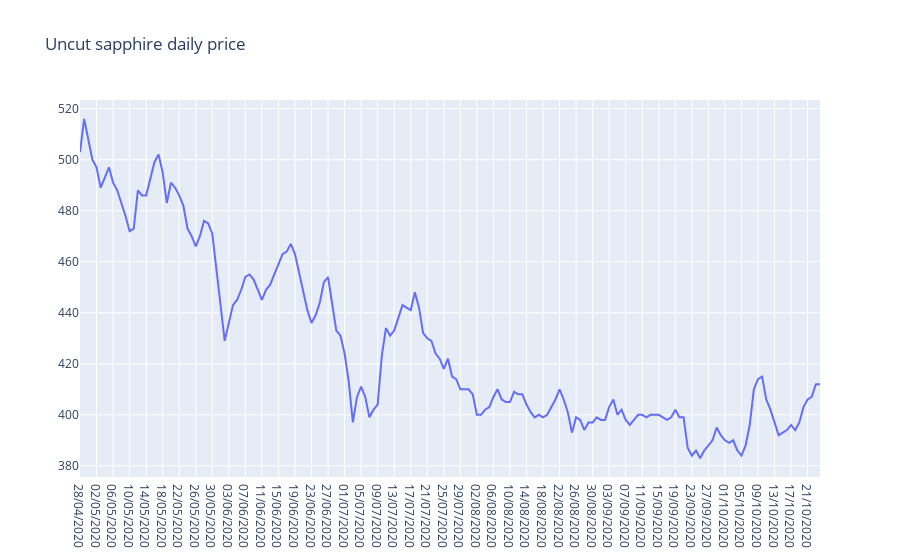

The notebook cell saved with this chart:
### Code cell
def convert_to_datetime(row):
    epoch_time = str(row['timestamp'])[0: 10]
    return datetime.datetime.fromtimestamp(float(epoch_time)).strftime('%d/%m/%Y')

dailyPriceDF = pd.DataFrame(dailyPriceJSON.items(), columns= ["timestamp", "price"])
dailyPriceDF['timestamp_formatted'] = dailyPriceDF.apply(lambda row: convert_to_datetime(row), axis=1)
dailyPriceDF
fig = go.Figure(data=go.Scatter(x=dailyPriceDF['timestamp_formatted'], y=dailyPriceDF['price']))
fig.update_layout(title=item + " daily price")
fig.show()

### Figure 1 — Plotly figure (JSON) as saved in the notebook; plotly's stock layout.template omitted (floating-point values rounded to 4 significant figures; data arrays with more than 128 entries replaced by an {"elided": "..."} marker saying what was removed)
{"data": [{"type": "scatter", "x": {"elided": "180 str values"}, "y": {"elided": "180 int values"}}], "layout": {"autosize": true, "title": {"text": "Uncut sapphire daily price"}, "xaxis": {"autorange": true, "range": [0, 179], "type": "category"}, "yaxis": {"autorange": true, "range": [375.6, 523.4], "type": "linear"}}}
